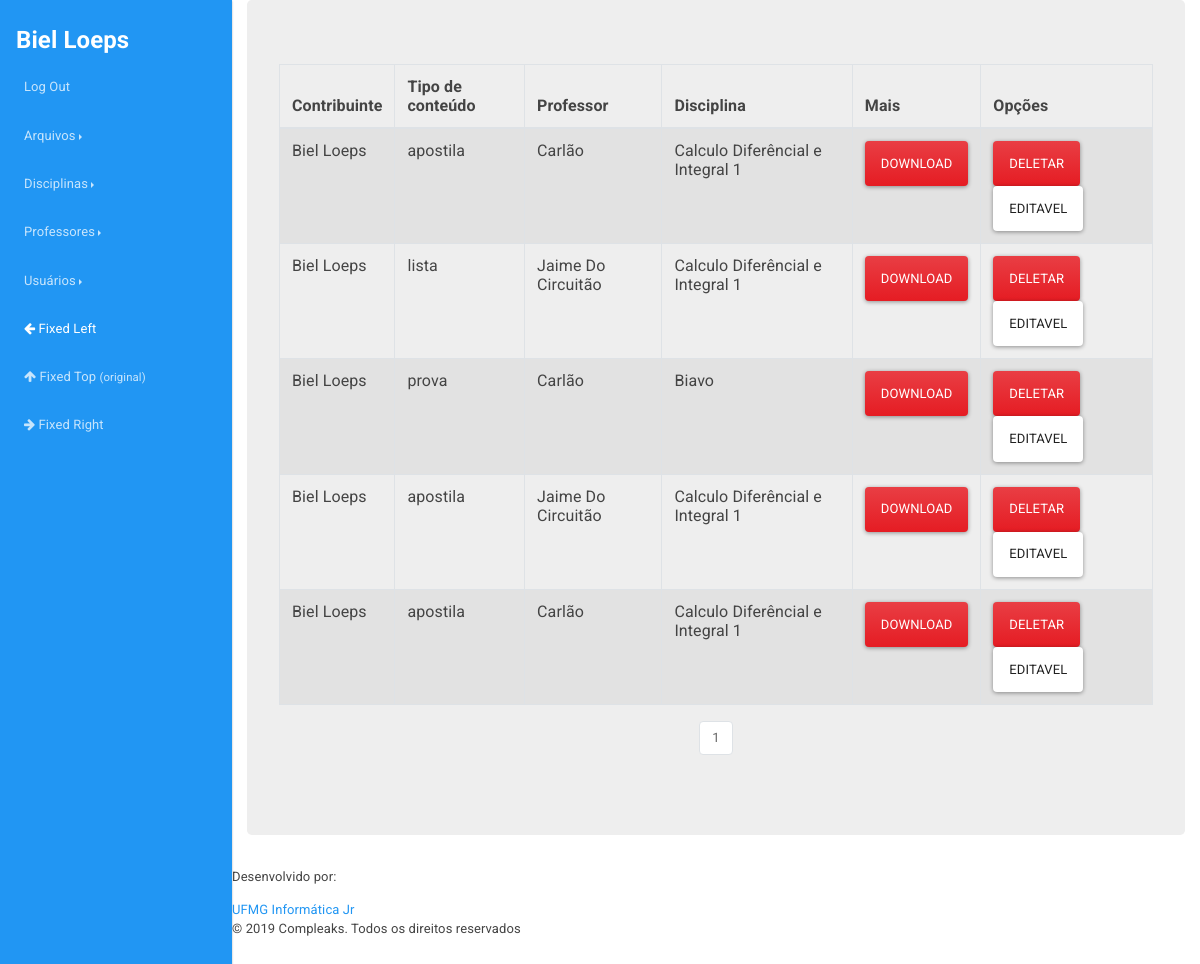
The app's page /arquivos/listar (signed in), older data.
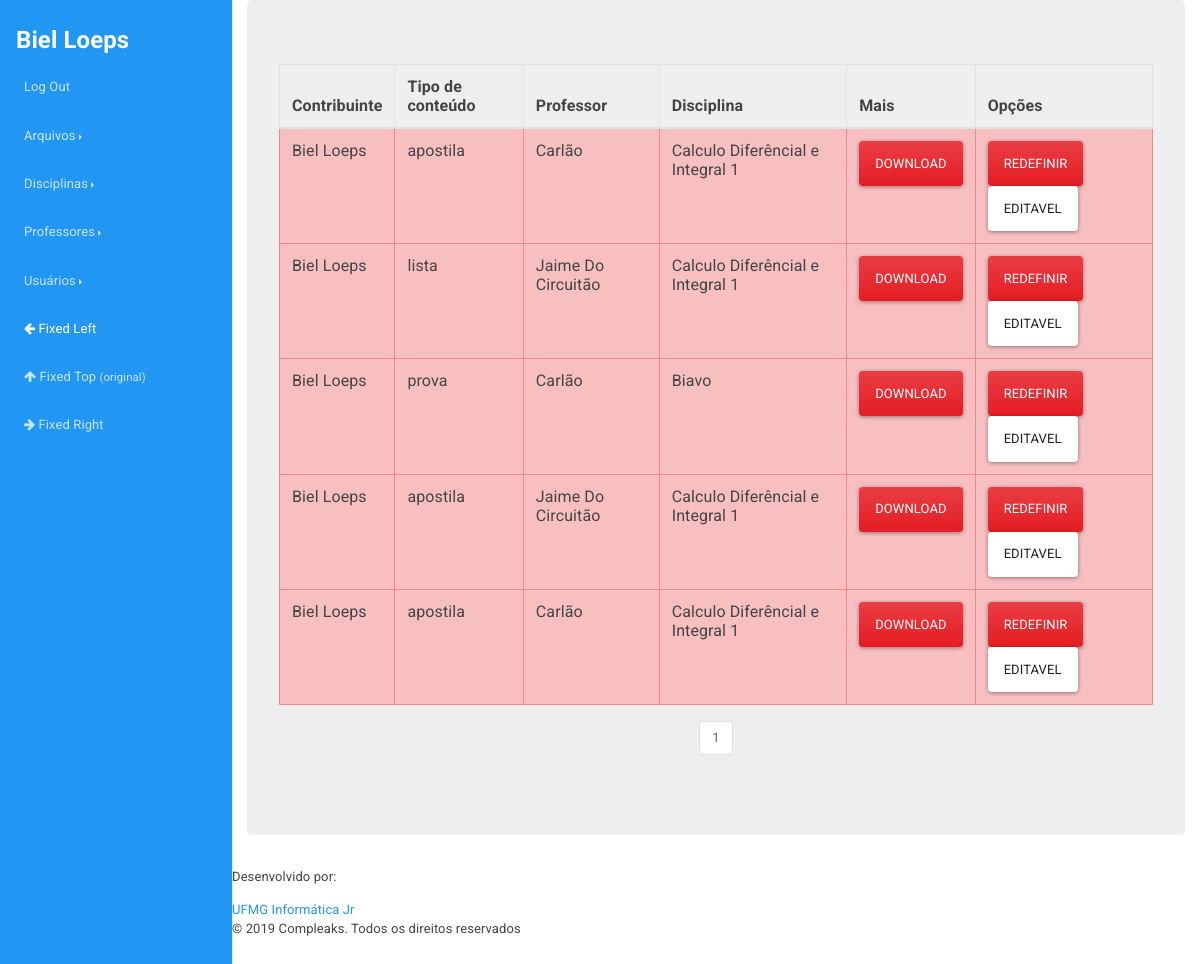
The same page, newer data.
### compleaks/usuarios/models.py (models this page shows, shortened)
class Usuario(db.Model, UserMixin):
	__tablename__ = 'usuarios'
	id = db.Column(db.Integer, primary_key=True)
	username = db.Column(db.String(30), unique=True)
	hhash = db.Column(db.String)
	nome = db.Column(db.String(120))
	email = db.Column(db.String(120), unique=True)
	curso = db.Column(db.String(64))
	periodo = db.Column(db.Integer)
	is_admin = db.Column(db.Integer)
	data_criacao = db.Column(db.DateTime, default=datetime.now())
	is_eligible = db.Column(db.Boolean)
	data_deletado = db.Column(db.DateTime, nullable=True)
	id_deletor = db.Column(db.Integer, nullable=True)
	motivo_delete = db.Column(db.String(120), nullable=True)
	arquivos = db.relationship('Arquivo', backref='author', lazy=True)

### compleaks/arquivos/models.py (models this page shows, shortened)
class Arquivo(db.Model):
	__tablename__ = 'arquivos'
	id = db.Column(db.Integer, primary_key=True)
	arquivo = db.Column(db.String(120), nullable=False)
	ano = db.Column(db.Integer)
	semestre = db.Column(db.String(80))
	tipo_conteudo = db.Column(db.String(120))
	observacoes = db.Column(db.Text)
	extensao = db.Column(db.String(6))
	data_submissao = db.Column(db.DateTime, default=datetime.now())
	data_deletado = db.Column(db.DateTime, nullable=True)
	is_eligible = db.Column(db.Boolean)
	id_deletor = db.Column(db.Integer, nullable=True)
	motivo_delete = db.Column(db.String(600), nullable=True)
	professors = db.relationship(Professor)
	disciplinas = db.relationship(Disciplina)
	usuarios = db.relationship(Usuario)
	professor_id = db.Column(db.Integer, db.ForeignKey('professores.id'))
	disciplina_id = db.Column(db.Integer, db.ForeignKey('disciplinas.id'), nullable=False)
	usuario_id = db.Column(db.Integer, db.ForeignKey('usuarios.id'), nullable=False)

### compleaks/professores/models.py (models this page shows, shortened)
class Professor(db.Model):
	__tablename__ = 'professores'
	id = db.Column(db.Integer, primary_key=True)
	nome = db.Column(db.String, unique=True)
	unidade_academica_id = db.Column(db.Integer)
	data_criacao = db.Column(db.DateTime, default=datetime.now())
	is_eligible = db.Column(db.Boolean)
	data_deletado = db.Column(db.DateTime, nullable=True)
	id_deletor = db.Column(db.Integer, nullable=True)
	motivo_delete = db.Column(db.String(120), nullable=True)
	arquivos = db.relationship('Arquivo', backref='professor', lazy=True)

### compleaks/disciplinas/models.py (models this page shows, shortened)
class Disciplina(db.Model):
	__tablename__ = 'disciplinas'
	id = db.Column(db.Integer, primary_key=True)
	nome = db.Column(db.String, unique=True)
	data_criacao = db.Column(db.DateTime, default=datetime.now())
	is_eligible = db.Column(db.Boolean)
	data_deletado = db.Column(db.DateTime, nullable=True)
	id_deletor = db.Column(db.Integer, nullable=True)
	motivo_delete = db.Column(db.String(120), nullable=True)
	arquivos = db.relationship('Arquivo', backref='disciplina', lazy=True)

### compleaks/arquivos/views.py (the view)
@arquivos.route('/listar', methods=['POST', 'GET'])
def listar():
	page = request.args.get('page', 1, type=int)
	arquivos = Arquivo.query.filter_by(is_eligible=True)\
				.order_by(Arquivo.data_submissao.desc())\
				.paginate(page=page, per_page=12)
	tem_arquivo = Arquivo.query.order_by(Arquivo.data_submissao.desc()).first()
	if tem_arquivo is None:
		abort(404)
	try:
		if current_user.is_admin:
			arquivos = Arquivo.query\
					.order_by(Arquivo.data_submissao.desc())\
					.paginate(page=page, per_page=12)
			return render_template('todos_arquivos_adm.html', arquivos=arquivos)
		else:
			return render_template('todos_arquivos_normal.html', arquivos=arquivos)
	except:
		return render_template('todos_arquivos_normal.html', arquivos=arquivos)

### compleaks/usuarios/models.py (called while the page is built)
@login_manager.user_loader
def load_user(user_id):
    return Usuario.query.get(user_id)

### compleaks/arquivos/templates/arquivos/todos_arquivos_adm.html (shortened to what this page needs)
{% extends "base.html" %}
{% block content %}
<table class="table table-striped table-bordered table-hover">
    <thead>
      <tr>
        <th scope="col">Contribuinte</th>
        <th scope="col">Tipo de conteúdo</th>
        <th scope="col">Professor</th>
        <th scope="col">Disciplina</th>
        <th scope="col">Mais</th>
        {% if current_user.is_authenticated %}
            <th scope="col">Opções</th>
        {% endif %}
      </tr>
    </thead>
    <tbody>
    {% for arquivo in arquivos.items %}
        {% if current_user.is_admin %}
            {% if arquivo.is_eligible %}
                <tr>
            {% else %}
                <tr class="table-danger">
            {% endif %}
            {% if not arquivo.is_eligible %}
                <td>{{ arquivo.author.username }}</td>
                <td>{{ arquivo.tipo_conteudo}}</td>
                <td>{{ arquivo.professor.nome }}</td>
                <td>{{ arquivo.disciplina.nome }}</td>
            {% else %}
                <td>{{ arquivo.author.username }}</td>
                <td>{{ arquivo.tipo_conteudo}}</td>
                <td>{{ arquivo.professor.nome }}</td>
                <td>{{ arquivo.disciplina.nome }}</td>
            {% endif %}
            <td>
                <button type="button" class="btn btn-danger" data-toggle="modal" data-target="#confirm{{arquivo.id}}" >Download</button>
            </td>
            <td>
            {% if arquivo.is_eligible %}
                <button type="button" class="btn btn-danger" data-toggle="modal" data-target="#del_confirm{{arquivo.id}}" >Deletar</button>
            {% else  %}
                <button type="button" class="btn btn-danger" data-toggle="modal" data-target="#red_confirm{{arquivo.id}}" >Redefinir</button>
            {% endif %}
            {% if current_user == arquivo.author %}
                <a class="btn btn-secondary" href="{{ url_for('arquivos.editar', arq_id=arquivo.id) }}">Editavel</a>
            {% endif %}
            </td>
            </tr>
        {% endif %}
    {% endfor %}
    </tbody>
  </table>
    <nav aria-label="Page navigation example">
        <ul class="pagination justify-content-center">
            {% for page_num in arquivos.iter_pages(left_edge=1, right_edge=1, left_current=1, right_current=2) %}
                {% if arquivos.page == page_num and page_num %}
                    <li class="page-item disabled">
                        <a class="page-link" href="{{ url_for('arquivos.listar', page=page_num) }}">{{ page_num }}</a></li>
                {% elif page_num %}
                    <li class="page-item">
                        <a class="page-link" href="{{ url_for('arquivos.listar', page=page_num) }}">{{ page_num }}</a></li>
                    </li>
                {% else %}
                    ...
                {% endif %}
            {% endfor %}
        </ul>
    </nav>
{% endblock %}

### compleaks/templates/base.html (shortened to what this page needs)
<html lang="en"><head>
    <link rel="stylesheet" href="{{url_for('static', filename='css/component.css')}}">
    <link rel="stylesheet" href="https://cdnjs.cloudflare.com/ajax/libs/bootswatch/4.2.1/materia/bootstrap.min.css">
    <link rel="stylesheet" href="https://cdnjs.cloudflare.com/ajax/libs/font-awesome/4.7.0/css/font-awesome.min.css">
    <link rel="stylesheet" href="{{url_for('static', filename='css/navbar-fixed-right.min.css')}}">
    <link rel="stylesheet" href="{{url_for('static', filename='css/navbar-fixed-left.min.css')}}">
    <link rel="stylesheet" href="{{url_for('static', filename='css/docs.css')}}">
</head>
<body style="margin-left: 0px; margin-right: 0px; padding-top: 90px;">
<nav class="navbar navbar-expand-md navbar-dark bg-primary fixed-top">
    {% if not current_user.is_authenticated %}
        <a class="navbar-brand" href="{{ url_for('principal.index') }}">HOME</a>
    {% else %}
        <a  data-toggle="tooltip" data-placement="bottom" title="Visializar Perfil" class="navbar-brand" href="{{url_for('usuarios.troca')}}"><strong>{{current_user.username}}</strong></a>
    {% endif %}
    <div class="navbar-collapse collapse" id="navbarsExampleDefault" style="">
        <ul class="navbar-nav">
            {% if not current_user.is_authenticated %}
                <li class="nav-item">
                    <a class="nav-link" href="{{url_for('usuarios.login')}}">Log In</a>
                </li>
                <li class="nav-item">
                    <a class="nav-link" href="{{url_for('usuarios.adicionar')}}">Cadastrar-se</a>
                </li>
            {% else %}
                <li class="nav-item">
                    <a class="nav-link" href="{{url_for('usuarios.logout')}}">Log Out</a>
                </li>
            {% endif %}
            <li class="nav-item dropdown">
                <a class="nav-link dropdown-toggle" data-toggle="dropdown" aria-haspopup="true" aria-expanded="false">Arquivos</a>
            </li>
            <li class="nav-item dropdown">
                <a class="nav-link dropdown-toggle" data-toggle="dropdown" aria-haspopup="true" aria-expanded="false">Disciplinas</a>
            </li>
            <li class="nav-item dropdown">
                <a class="nav-link dropdown-toggle" data-toggle="dropdown" aria-haspopup="true" aria-expanded="false">Professores</a>
            </li>
            {% if current_user.is_admin %}
                <li class="nav-item dropdown">
                    <a class="nav-link dropdown-toggle" data-toggle="dropdown" aria-haspopup="true" aria-expanded="false">Usuários</a>
                </li>
            {% endif %}
        </ul>
        <ul class="navbar-nav">
            <li class="nav-item">
                <a class="nav-link" data-class="fixed-left">
                    <i class="fa fa-arrow-left"></i>
                    Fixed Left
                </a>
            </li>
            <li class="nav-item active">
                <a class="nav-link active" data-class="fixed-top">
                    <i class="fa fa-arrow-up"></i>
                    Fixed Top
                    <small>(original)</small>
                </a>
            </li>
            <li class="nav-item">
                <a class="nav-link" data-class="fixed-right">
                    <i class="fa fa-arrow-right"></i>
                    Fixed Right
                </a>
            </li>
        </ul>
    </div>
</nav>
<div class="container">
{% block divisao %}    <div class="jumbotron"> {% endblock %}
        {% block content %}
        {% endblock %}
        </div>
    </div>
    <footer>
    <div>
        <p for="text">Desenvolvido por:</p>
        <a href="http://ijunior.com.br/site/">UFMG Informática Jr</a><br>
        <label for="text">© 2019 Compleaks. Todos os direitos reservados</label>
    </div>
</footer>
</body></html>

### compleaks/static/css/docs.css (style rules this page uses)
body { min-height: 200vh; }
a { cursor: pointer; }

Row changes from the older to the newer data that the page shows:
changed Arquivo (number 1 of 5 on the later page): is_eligible "DELETAR" → "REDEFINIR"
changed Arquivo "lista": is_eligible "DELETAR" → "REDEFINIR"
changed Arquivo "prova": is_eligible "DELETAR" → "REDEFINIR"
changed Arquivo (number 4 of 5 on the later page): is_eligible "DELETAR" → "REDEFINIR"
changed Arquivo (number 5 of 5 on the later page): is_eligible "DELETAR" → "REDEFINIR"
